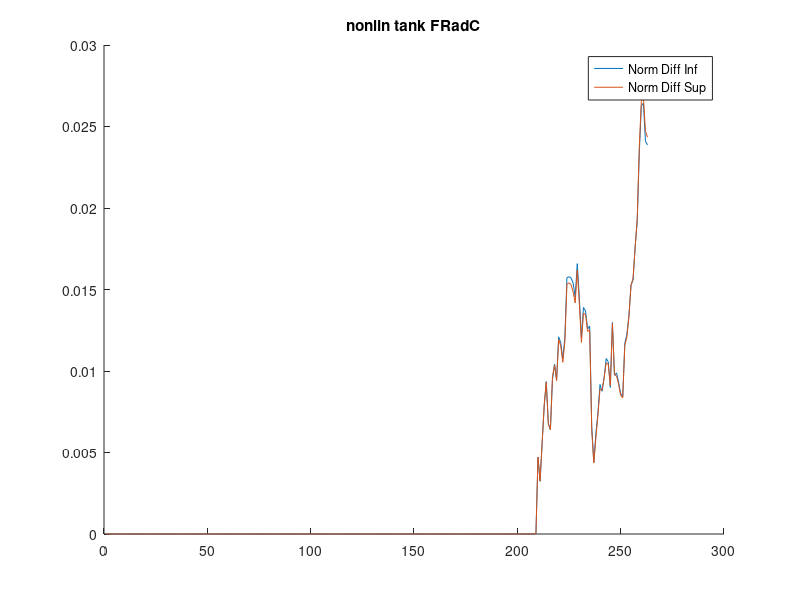

Source code (MATLAB):

clear all;

load IH_nonlin_FRadC_R2020a;

IHsups_20 = IHsups;
IHinfs_20 = IHinfs;

load IH_nonlin_FRadC_R2021a;

IHsups_21 = IHsups;
IHinfs_21 = IHinfs;

clear IHinfs IHsups

% norm of infs diff
norminfs = vecnorm(IHinfs_20 - IHinfs_21,2);
normsups = vecnorm(IHsups_20 - IHsups_21,2);

figure; hold on;
title("nonlin tank FRadC");
hinfs = plot(norminfs);
hsups = plot(normsups);
legend([hinfs,hsups],'Norm Diff Inf','Norm Diff Sup');
close;

